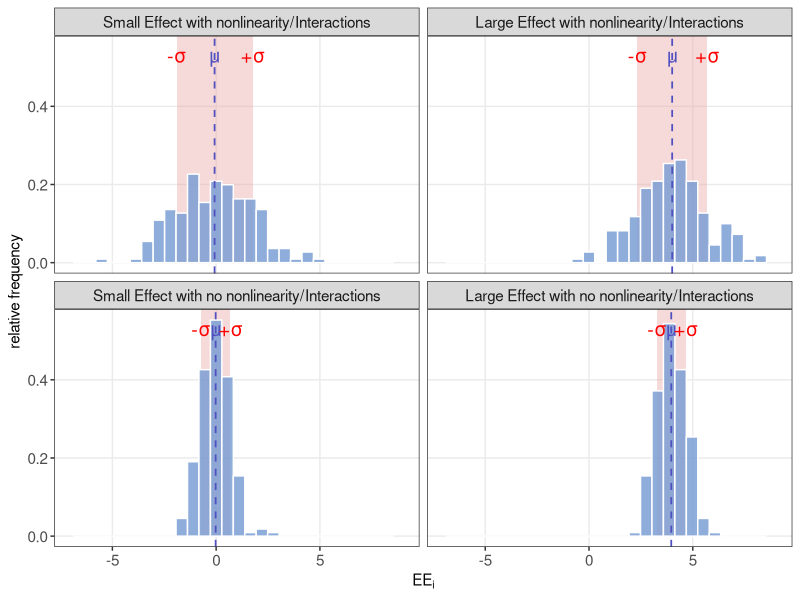
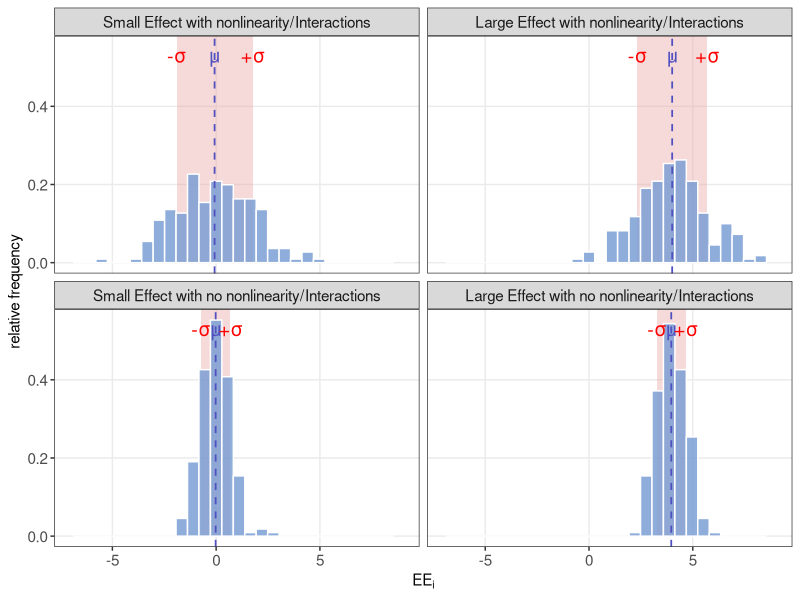

Here is the R script that generated these plots, in order:
rnorm(100,0,1.5)
rnorm(100,4,0.5)
rnorm(100,4,1.5)
rnorm(100,0,0.5)


library(ggplot2)


# Generate data for all four panels
data <- rbind(
  data.frame(
    value = rnorm(200, 0, 1.7),
    panel = "Small Effect with nonlinearity/Interactions"
  ),
  data.frame(
    value = rnorm(200, 4, 0.7),
    panel = "Large Effect with no nonlinearity/Interactions"
  ),
  data.frame(
    value = rnorm(200, 4, 1.7),
    panel = "Large Effect with nonlinearity/Interactions"
  ),
  data.frame(
    value = rnorm(200, 0, 0.7),
    panel = "Small Effect with no nonlinearity/Interactions"
  )
)

data$panel <- factor(data$panel, levels = c(
  "Small Effect with nonlinearity/Interactions",
  "Large Effect with nonlinearity/Interactions",
  "Small Effect with no nonlinearity/Interactions",
  "Large Effect with no nonlinearity/Interactions"
))

# Compute per-panel statistics for annotations
panel_stats <- do.call(rbind, lapply(levels(data$panel), function(p) {
  x <- data$value[data$panel == p]
  data.frame(panel = factor(p, levels = levels(data$panel)),
             mu = mean(x), sigma = sd(x))
}))
p <- ggplot(data, aes(x = value)) +
  # shaded sigma band
  geom_rect(data = panel_stats,
            aes(xmin = mu - sigma, xmax = mu + sigma,
                ymin = 0, ymax = Inf),
            fill = "#e8a0a0", alpha = 0.4,
            inherit.aes = FALSE) +
  # histogram
  geom_histogram(aes(y = after_stat(density)), bins = 30,
                 fill = "#7b9fd4", color = "white", alpha = 0.85) +
  # mu dashed line
  geom_vline(data = panel_stats,
             aes(xintercept = mu),
             linetype = "dashed", color = "#5050c0", linewidth = 0.6) +
  # labels
  geom_text(data = panel_stats,
            aes(x = mu - sigma, y = Inf, label = "-\u03c3"),
            vjust = 1.8, hjust = 0.5, color = "red", size = 5) +
  geom_text(data = panel_stats,
            aes(x = mu, y = Inf, label = "\u03bc"),
            vjust = 1.8, hjust = 0.5, color = "#5050c0", size = 5) +
  geom_text(data = panel_stats,
            aes(x = mu + sigma, y = Inf, label = "+\u03c3"),
            vjust = 1.8, hjust = 0.5, color = "red", size = 5) +
  scale_x_continuous(limits = c(-7, 9), breaks = seq(-5, 5, 5)) +
  facet_wrap(~ panel, ncol = 2) +
  theme_bw() +
  theme(
    strip.text       = element_text(size = 11),
    axis.title       = element_text(size = 11),
    axis.text        = element_text(size = 11),
    panel.grid.minor = element_blank()
  ) +
  labs(x = expression(EE[i]), y = "relative frequency")
p


getwd()

ggsave(
  "report/Bilder/example_grid_mu_sigma_vairation.png",
  p,
  width = 9,
  height = 6,
  dpi = 300
)
